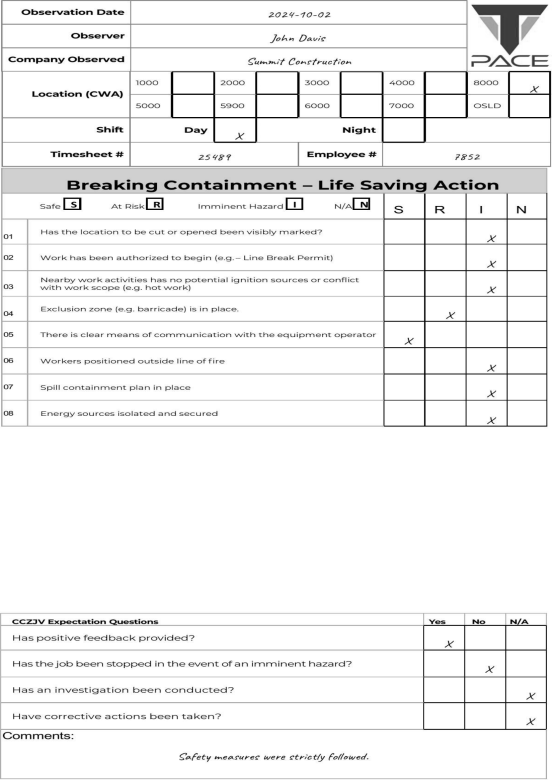
#> input picture output/aligned/page_01.png, 1654 x 2339 px, given as the content of the folder output/pages, which was not available (shown at 1/3 size)
$ python align.py   (older library calls are emulated)
#> lines starting #> are read from the running program, lines starting #| are printed output that depends on the picture; after the words box and inside, x2 and y2 are one past the last pixel; in counts of white or black regions, pixels touching at a corner belong together
### src/quality_gate.py
"""Step 2: quality gate. Decide, before any AI call, whether a page is worth processing."""
import json
import sys
from pathlib import Path

import cv2
import numpy as np

# Thresholds. Calibrated on the sample pages plus fake damaged copies (see README).
MIN_INK = 0.003         # less dark ink than this: blank page
MAX_INK = 0.70          # more than this: almost entirely dark (mud, shadow, bad scan)
DIRTY_INK = 0.15        # above this, keep going but flag the page
MIN_GRID_LINES = 20     # a real form has a table grid made of long straight lines
MIN_SHARPNESS = 100.0   # below this the scan is blurry
MAX_SKEW_DEG = 15.0     # Step 3 straightens small tilts; bigger ones get flagged
FAIL_PHRASES = ("FAILED TEST", "VOID", "DO NOT USE")


def measure(gray: np.ndarray) -> dict:
    """Cheap image statistics. No AI involved."""
    h, w = gray.shape
    ink_ratio = float((gray < 128).mean())
    sharpness = float(cv2.Laplacian(gray, cv2.CV_64F).var())

    # Find long straight lines (the form's table grid). Works at any rotation.
    ink = cv2.adaptiveThreshold(
        gray, 255, cv2.ADAPTIVE_THRESH_MEAN_C, cv2.THRESH_BINARY_INV, 31, 15
    )
    lines = cv2.HoughLinesP(
        ink, 1, np.pi / 360, threshold=200, minLineLength=w // 4, maxLineGap=5
    )
    lines = [] if lines is None else lines.reshape(-1, 4)  # shape differs across OpenCV versions

    # Skew = typical angle of those lines, folded so vertical lines count too.
    angles = [np.degrees(np.arctan2(y2 - y1, x2 - x1)) for x1, y1, x2, y2 in lines]
    folded = [((a + 45) % 90) - 45 for a in angles]
    skew = float(np.median(folded)) if folded else 0.0

    return {
        "ink_ratio": round(ink_ratio, 4),
        "sharpness": round(sharpness, 1),
        "grid_lines": len(lines),
        "skew_deg": round(skew, 2),
    }


def check_page(image_path: str | None, text_layer: str = "") -> dict:
    """Return {status: ok | warn | rejected, reasons: [...], metrics: {...}}."""
#> called with image_path = '_only/page_01.png', text_layer = ''
    reasons: list[str] = []
    warnings: list[str] = []

    gray = cv2.imread(image_path, cv2.IMREAD_GRAYSCALE) if image_path else None
#> gray is the input picture: shape (2339, 1654); min 0, max 255, mean 241.7
    if gray is None or min(gray.shape) < 500:
        return {"status": "rejected", "reasons": ["image missing, corrupted or too small"], "metrics": {}}

    m = measure(gray)
#> in measure, `ink_ratio = float((gray < 128).mean())`: ink_ratio = 0.037
#> in measure, `sharpness = float(cv2.Laplacian(gray, cv2.CV_64F).var())`: sharpness = 860
#> in measure, `ink = cv2.adaptiveThreshold( gray, 255, cv2.ADAPTIVE_THRESH_MEAN_C, cv..`:
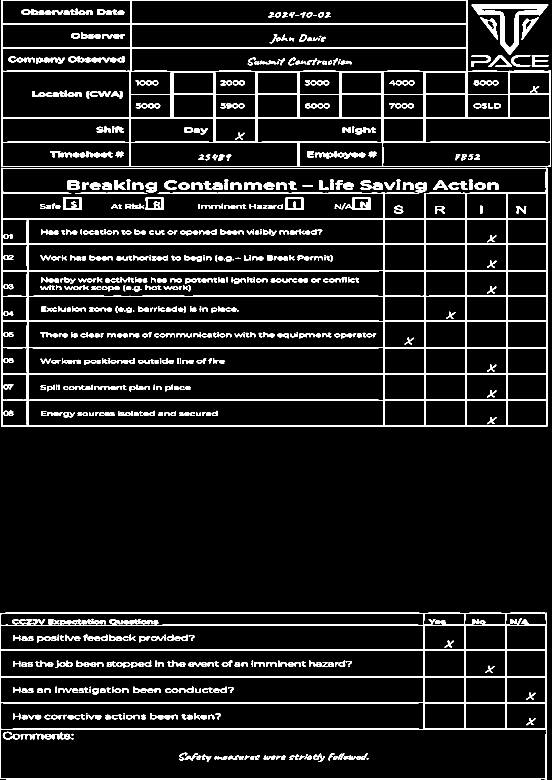
#> ink: shape (2339, 1654) (shown at 1/3 size); 8.1% white; 903 white regions (65 under 20 px), largest, box (x1, y1, x2, y2) and area: (3, 503, 1642, 1280) 79803, (3, 0, 1653, 501) 56166, (0, 1838, 1641, 2338) 44273
#> in measure, `lines = cv2.HoughLinesP( ink, 1, np.pi / 360, threshold=200, minLineLe..`: lines = 114 rows, first 6: [4, 352, 1652, 352], [4, 353, 1652, 353], [3, 888, 1641, 888], [3, 214, 1652, 214], [3, 964, 1641, 964], [1, 2106, 1258, 2106]
#> in measure, `angles = [np.degrees(np.arctan2(y2 - y1, x2 - x1)) for x1, y1, x2, y2 ..`: angles = 114 values, max 0 at index 0, min -90 at index 79, mean -25.25
#> in measure, `folded = [((a + 45) % 90) - 45 for a in angles]`: folded = 114 values, max 0.58 at index 106, min 0 at index 0, mean 0.0087
#> in measure, `skew = float(np.median(folded)) if folded else 0.0`: skew = 0
#> m = {'ink_ratio': 0.037, 'sharpness': 860, 'grid_lines': 114, 'skew_deg': 0}
    text = text_layer.upper()

    if any(p in text for p in FAIL_PHRASES):
        reasons.append("page is marked as a failed or void form")
    if m["ink_ratio"] < MIN_INK:
        reasons.append("page is blank")
    elif m["ink_ratio"] > MAX_INK:
        reasons.append("page is almost entirely dark")
    elif m["grid_lines"] < MIN_GRID_LINES:
        reasons.append("no form grid found (not a safety form, or too damaged)")

    if m["ink_ratio"] > DIRTY_INK and not reasons:
        warnings.append("page is dirty; some fields may be unreadable")
    if m["sharpness"] < MIN_SHARPNESS:
        warnings.append("scan is blurry")
    if abs(m["skew_deg"]) > MAX_SKEW_DEG:
        warnings.append(f"page is tilted {m['skew_deg']} degrees")

    if reasons:
        status = "rejected"
    elif warnings:
        status = "warn"
    else:
        status = "ok"
    return {"status": status, "reasons": reasons + warnings, "metrics": m}


# [8 lines that do not run on import are left out]

### src/align.py
"""Step 3: straighten each page and map it onto one standard frame."""
import json
import sys
from pathlib import Path

import cv2
import numpy as np

# Standard frame: every aligned page has this size, so a box is always at the same spot.
CANVAS_W, CANVAS_H = 1654, 2339

# Table lines every form of this type has, in the standard frame (measured once on a
# clean page). Used to fine-tune the alignment and to check that it worked.
EXPECTED_LINES_Y = [1, 72, 143, 214, 282, 352, 426, 501, 579, 656, 1839, 1875, 1950, 2030, 2107, 2187, 2336]
EXPECTED_LINES_X = [4, 82, 390, 642, 768, 895, 1149, 1273, 1397, 1518, 1639]
SNAP_TOLERANCE_PX = 25      # how far off a line may be before fine-tuning
LINE_TOLERANCE_PX = 12      # how far off a line may be after fine-tuning
MIN_ALIGNMENT_SCORE = 0.6   # mud or blur can hide some lines; below this, don't trust positions


def rotate(img: np.ndarray, angle_deg: float, fill: int = 255) -> np.ndarray:
    """Rotate around the centre, growing the canvas so no corner is cut off."""
    h, w = img.shape
    m = cv2.getRotationMatrix2D((w / 2, h / 2), angle_deg, 1.0)
    cos, sin = abs(m[0, 0]), abs(m[0, 1])
    new_w, new_h = int(h * sin + w * cos), int(h * cos + w * sin)
    m[0, 2] += new_w / 2 - w / 2
    m[1, 2] += new_h / 2 - h / 2
    return cv2.warpAffine(img, m, (new_w, new_h), borderValue=fill)


def grid_masks(gray: np.ndarray) -> tuple[np.ndarray, np.ndarray]:
    """Keep only long horizontal and long vertical strokes: the form's table lines."""
    h, w = gray.shape
    ink = cv2.adaptiveThreshold(
        gray, 255, cv2.ADAPTIVE_THRESH_MEAN_C, cv2.THRESH_BINARY_INV, 31, 15
    )
    horiz = cv2.morphologyEx(ink, cv2.MORPH_OPEN, cv2.getStructuringElement(cv2.MORPH_RECT, (w // 20, 1)))
    vert = cv2.morphologyEx(ink, cv2.MORPH_OPEN, cv2.getStructuringElement(cv2.MORPH_RECT, (1, h // 40)))
    return horiz, vert


def line_positions(mask: np.ndarray, axis: int, min_length: float) -> list[int]:
    """Centre of each line in a line mask. axis=1 gives y of horizontal lines, axis=0 gives x of vertical ones."""
    profile = mask.sum(axis=axis) / 255
    groups: list[list[int]] = []
    for i in np.where(profile > min_length)[0]:
        if groups and i - groups[-1][-1] <= 3:
            groups[-1].append(int(i))
        else:
            groups.append([int(i)])
    return [int(np.mean(g)) for g in groups]


def find_lines(gray: np.ndarray) -> tuple[list[int], list[int]]:
    """(x of vertical lines, y of horizontal lines)."""
    horiz, vert = grid_masks(gray)
    return line_positions(vert, axis=0, min_length=150), line_positions(horiz, axis=1, min_length=0.3 * gray.shape[1])


def fit_axis(found: list[int], expected: list[int]) -> tuple[float, float]:
    """Match found lines to expected ones; fit expected = a * found + b."""
    pairs = []
    for e in expected:
        near = [f for f in found if abs(f - e) <= SNAP_TOLERANCE_PX]
        if near:
            pairs.append((min(near, key=lambda f: abs(f - e)), e))
    if len(pairs) < 3:
        return 1.0, 0.0  # not enough evidence: keep the first guess
    f, e = np.array(pairs, dtype=float).T
    a, b = np.polyfit(f, e, 1)
    return float(a), float(b)


def alignment_score(aligned: np.ndarray) -> float:
    """Share of the expected lines (both directions) found where they should be."""
    found_x, found_y = find_lines(aligned)
    hits = sum(any(abs(f - e) <= LINE_TOLERANCE_PX for f in found_y) for e in EXPECTED_LINES_Y)
    hits += sum(any(abs(f - e) <= LINE_TOLERANCE_PX for f in found_x) for e in EXPECTED_LINES_X)
    return hits / (len(EXPECTED_LINES_Y) + len(EXPECTED_LINES_X))


def warp_to_frame(gray: np.ndarray, angle_deg: float) -> tuple[np.ndarray | None, np.ndarray | None]:
    """Rotate, stretch the form's grid onto the frame, then fine-tune using known lines.

    Also returns a 'seen' mask: 255 where the pixel came from the scan, 0 where the
    form was outside the scanned area (e.g. a corner cut off by a tilted scan).
    """
    straight = rotate(gray, angle_deg)
    seen = rotate(np.full_like(gray, 255), angle_deg, fill=0)
    horiz, vert = grid_masks(straight)
    ys, xs = np.nonzero(horiz | vert)
    if len(xs) == 0:
        return None, None

    # First guess: stretch the grid's bounding box onto the frame.
    x0, x1, y0, y1 = xs.min(), xs.max() + 1, ys.min(), ys.max() + 1
    sx, sy = CANVAS_W / (x1 - x0), CANVAS_H / (y1 - y0)
    m = np.array([[sx, 0, -x0 * sx], [0, sy, -y0 * sy], [0, 0, 1]])
    first = cv2.warpAffine(straight, m[:2], (CANVAS_W, CANVAS_H), borderValue=255)

    # Fine-tune: if a border was cut off, the box is wrong; known inner lines fix it.
    found_x, found_y = find_lines(first)
    ax, bx = fit_axis(found_x, EXPECTED_LINES_X)
    ay, by = fit_axis(found_y, EXPECTED_LINES_Y)
    m = np.array([[ax, 0, bx], [0, ay, by], [0, 0, 1]]) @ m

    aligned = cv2.warpAffine(straight, m[:2], (CANVAS_W, CANVAS_H), borderValue=255)
    seen = cv2.warpAffine(seen, m[:2], (CANVAS_W, CANVAS_H), flags=cv2.INTER_NEAREST, borderValue=0)
    return aligned, seen


def align_page(gray: np.ndarray, skew_deg: float) -> tuple[np.ndarray | None, np.ndarray | None, dict]:
    """Try the measured skew plus quarter turns (sideways / upside-down scans); keep the best."""
    best, best_seen, best_score, best_angle = None, None, -1.0, 0.0
    for turn in (0, 90, 180, 270):
        angle = skew_deg + turn
        aligned, seen = warp_to_frame(gray, angle)
        if aligned is None:
            continue
        score = alignment_score(aligned)
        if score > best_score:
            best, best_seen, best_score, best_angle = aligned, seen, score, angle
        if score == 1.0:
            break  # perfect match, no need to try other turns

    ok = best_score >= MIN_ALIGNMENT_SCORE
    info = {
        "aligned": ok,
        "alignment_score": round(max(best_score, 0.0), 2),
        "rotation_applied_deg": round(best_angle, 2),
        "scanned_fraction": round(float((best_seen > 0).mean()), 3) if best_seen is not None else 0.0,
    }
    return (best if ok else None), (best_seen if ok else None), info


if __name__ == "__main__":
    from quality_gate import check_page

    out_dir = Path("output/aligned")
    out_dir.mkdir(parents=True, exist_ok=True)
    for path in sys.argv[1:] or sorted(str(p) for p in Path("output/pages").glob("*.png")):
        gate = check_page(path)
#> gate = 3 items
        if gate["status"] == "rejected":
            print(Path(path).name, "skipped:", gate["reasons"])
            continue
        gray = cv2.imread(path, cv2.IMREAD_GRAYSCALE)
        aligned, seen, info = align_page(gray, gate["metrics"]["skew_deg"])
#> the loop in align_page, `for turn in (0, 90, 180, 270):` made 1 pass
#> (x0 in warp_to_frame, x1 in warp_to_frame, y0 in warp_to_frame, y1 in warp_to_frame, sx in warp_to_frame, sy in warp_to_frame, ax in warp_to_frame) on pass 1: (0, 1654, 0, 2339, 1, 1, 1)
#> pass 1, in grid_masks, `horiz = cv2.morphologyEx(ink, cv2.MORPH_OPEN, cv2.getStructuringElemen..`:
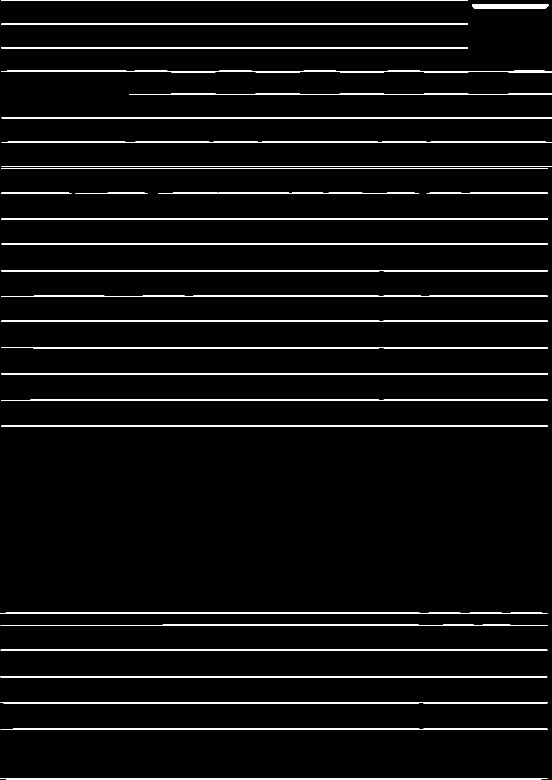
#> horiz: shape (2339, 1654) (shown at 1/3 size); 3.5% white; 30 white regions, largest, box (x1, y1, x2, y2) and area: (4, 810, 1643, 814) 6530, (2, 2106, 1642, 2110) 6525, (2, 2186, 1642, 2190) 6500
#> pass 1, in grid_masks, `vert = cv2.morphologyEx(ink, cv2.MORPH_OPEN, cv2.getStructuringElement..`:
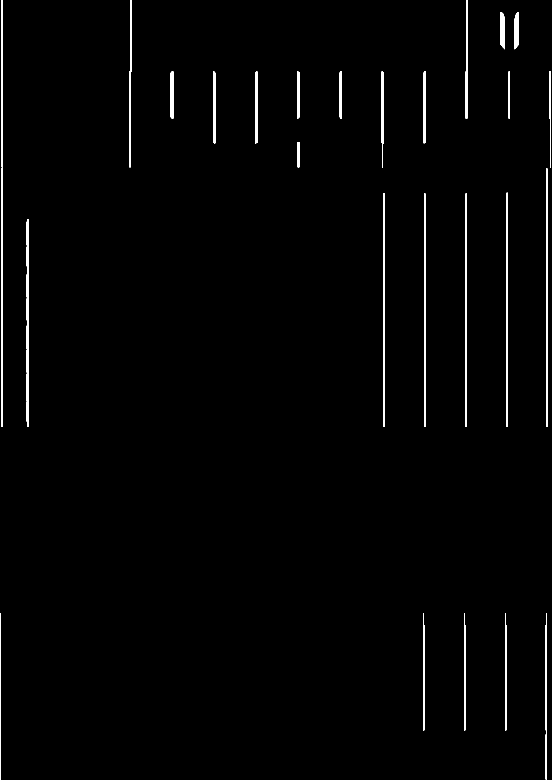
#> vert: shape (2339, 1654) (shown at 1/3 size); 1.2% white; 27 white regions, largest, box (x1, y1, x2, y2) and area: (3, 504, 8, 1281) 3608, (1272, 581, 1277, 1281) 3500, (80, 657, 85, 1281) 3043
#> after the loop in align_page, `for turn in (0, 90, 180, 270):`: best_angle = 0; best_score = 1
#> in align_page, `ok = best_score >= MIN_ALIGNMENT_SCORE`: ok = True
#> in align_page, `info = { "aligned": ok, "alignment_score": round(max(best_score, 0.0),..`: info = {'aligned': True, 'alignment_score': 1, 'rotation_applied_deg': 0, 'scanned_fraction': 1}
        if aligned is not None:
            cv2.imwrite(str(out_dir / Path(path).name), aligned)
        print(Path(path).name, json.dumps(info))
#| page_01.png {"aligned": true, "alignment_score": 1.0, "rotation_applied_deg": 0.0, "scanned_fraction": 1.0}
